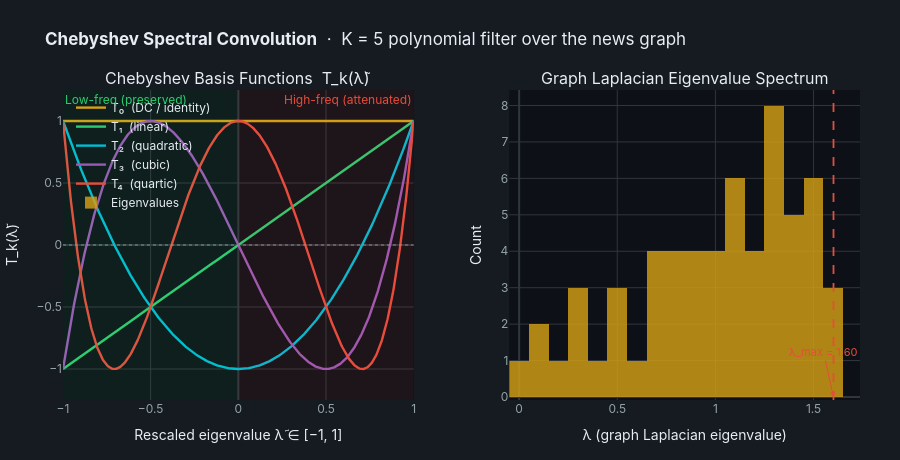

Source (notebook cell):
### Markdown cell above
---
## 4 · Chebyshev Spectral Convolution

After graph construction, node features are aggregated via an order-$K$ Chebyshev expansion of the graph signal:

$$\mathbf{z} = \sum_{k=0}^{K-1} \theta_k \, T_k\!\left(\tilde{L}\right)\mathbf{x}, \qquad \tilde{L} = \tfrac{2}{\lambda_{\max}}L_{\text{norm}} - I$$

- $T_k$ are Chebyshev polynomials on $[-1,1]$, computed by the recursion $T_k(x) = 2x\,T_{k-1}(x) - T_{k-2}(x)$
- $\lambda_{\max}$ = largest eigenvalue of the normalised Laplacian
- $\theta_k$ are **learnable filter coefficients**
- A residual skip connection adds the un-convolved input: $\mathbf{z} \mathrel{+}= \mathbf{x}$

This is a *spectral* low-pass filter: low-frequency (smooth) graph signals are preserved, high-frequency (noisy) ones are attenuated.

### Code cell
import scipy.linalg as sla

# ── Graph Laplacian from the 60-node news graph ───────────────────────────────
D_mat   = np.diag(adj_knn.sum(axis=1))
D_inv_s = np.diag(1.0 / (np.sqrt(D_mat.diagonal() + 1e-6)))
L_norm  = D_inv_s @ (D_mat - adj_knn) @ D_inv_s   # symmetric normalised

eigvals = np.sort(sla.eigvalsh(L_norm))
lam_max = float(eigvals[-1])
print(f"λ_max = {lam_max:.4f}   (all λ ∈ [0, 2] for normalised Laplacian)")

# ── Chebyshev polynomials over [-1, 1] ────────────────────────────────────────
K     = 5
x_ch  = np.linspace(-1, 1, 600)
T     = [np.ones_like(x_ch), x_ch.copy()]
for _ in range(2, K):
    T.append(2 * x_ch * T[-1] - T[-2])

cheb_colors = [GOLD, GREEN, CYAN, PURP, RED]
cheb_labels = [f"T₀  (DC / identity)", f"T₁  (linear)",
               f"T₂  (quadratic)", f"T₃  (cubic)", f"T₄  (quartic)"]

# ── Figure ───────────────────────────────────────────────────────────────────
fig = make_subplots(
    rows=1, cols=2,
    subplot_titles=["Chebyshev Basis Functions  T_k(λ̃)", "Graph Laplacian Eigenvalue Spectrum"],
    horizontal_spacing=0.12,
)

# Left — polynomial curves
for k, (Tk, col, lbl) in enumerate(zip(T, cheb_colors, cheb_labels)):
    fig.add_trace(go.Scatter(
        x=x_ch, y=Tk, mode="lines", name=lbl,
        line=dict(color=col, width=2.4),
        hovertemplate=f"λ̃=%{{x:.3f}}<br>T{k}=%{{y:.3f}}<extra>{lbl}</extra>",
    ), row=1, col=1)

fig.add_hline(y=0, line_dash="dot", line_color=GRAY, line_width=0.8, row=1, col=1)

# Right — eigenvalue histogram
fig.add_trace(go.Histogram(
    x=eigvals, nbinsx=20,
    marker_color=GOLD, opacity=0.82,
    name="Eigenvalues",
    hovertemplate="λ = %{x:.3f}<br>Count = %{y}<extra></extra>",
), row=1, col=2)

fig.add_vline(x=lam_max, line_dash="dash", line_color=RED, line_width=1.8, row=1, col=2)
fig.add_annotation(
    x=lam_max, y=0, yref="paper", text=f"λ_max = {lam_max:.2f}",
    arrowcolor=RED, arrowhead=2, ay=-45, font=dict(color=RED, size=11), row=1, col=2,
)

# Shade "low-pass" region (left half of spectrum)
fig.add_vrect(x0=-1, x1=0, fillcolor="rgba(46,204,113,0.07)",
              line_width=0, annotation_text="Low-freq (preserved)",
              annotation_font_color=GREEN, annotation_position="top left",
              row=1, col=1)
fig.add_vrect(x0=0, x1=1, fillcolor="rgba(231,76,60,0.07)",
              line_width=0, annotation_text="High-freq (attenuated)",
              annotation_font_color=RED, annotation_position="top right",
              row=1, col=1)

fig.update_layout(
    height=460, showlegend=True,
    legend=dict(bgcolor="rgba(0,0,0,0)", x=0.01, y=0.99, font=dict(color=TXT)),
    **_dark(title=dict(
        text="<b>Chebyshev Spectral Convolution</b>  ·  K = 5 polynomial filter over the news graph",
        font=dict(color=TXT, size=17))),
)
fig.update_xaxes(title_text="Rescaled eigenvalue λ̃ ∈ [−1, 1]", gridcolor=GRID,
                 zerolinecolor=GRID, tickfont=dict(color=GRAY), row=1, col=1)
fig.update_yaxes(title_text="T_k(λ̃)", gridcolor=GRID, zerolinecolor=GRID,
                 range=[-1.25, 1.25], tickfont=dict(color=GRAY), row=1, col=1)
fig.update_xaxes(title_text="λ (graph Laplacian eigenvalue)", gridcolor=GRID,
                 zerolinecolor=GRID, tickfont=dict(color=GRAY), row=1, col=2)
fig.update_yaxes(title_text="Count", gridcolor=GRID, zerolinecolor=GRID,
                 tickfont=dict(color=GRAY), row=1, col=2)
fig.show()

### Figure 1 — Plotly figure (JSON) as saved in the notebook; plotly's stock layout.template omitted (floating-point values rounded to 4 significant figures; data arrays with more than 128 entries replaced by an {"elided": "..."} marker saying what was removed)
{"data": [{"hovertemplate": "λ̃=%{x:.3f}<br>T0=%{y:.3f}<extra>T₀  (DC / identity)</extra>", "line": {"color": "#D4A017", "width": 2.4}, "mode": "lines", "name": "T₀  (DC / identity)", "type": "scatter", "x": {"elided": "600 float values"}, "xaxis": "x", "y": {"elided": "600 float values"}, "yaxis": "y"}, {"hovertemplate": "λ̃=%{x:.3f}<br>T1=%{y:.3f}<extra>T₁  (linear)</extra>", "line": {"color": "#2ECC71", "width": 2.4}, "mode": "lines", "name": "T₁  (linear)", "type": "scatter", "x": {"elided": "600 float values"}, "xaxis": "x", "y": {"elided": "600 float values"}, "yaxis": "y"}, {"hovertemplate": "λ̃=%{x:.3f}<br>T2=%{y:.3f}<extra>T₂  (quadratic)</extra>", "line": {"color": "#00BCD4", "width": 2.4}, "mode": "lines", "name": "T₂  (quadratic)", "type": "scatter", "x": {"elided": "600 float values"}, "xaxis": "x", "y": {"elided": "600 float values"}, "yaxis": "y"}, {"hovertemplate": "λ̃=%{x:.3f}<br>T3=%{y:.3f}<extra>T₃  (cubic)</extra>", "line": {"color": "#9B59B6", "width": 2.4}, "mode": "lines", "name": "T₃  (cubic)", "type": "scatter", "x": {"elided": "600 float values"}, "xaxis": "x", "y": {"elided": "600 float values"}, "yaxis": "y"}, {"hovertemplate": "λ̃=%{x:.3f}<br>T4=%{y:.3f}<extra>T₄  (quartic)</extra>", "line": {"color": "#E74C3C", "width": 2.4}, "mode": "lines", "name": "T₄  (quartic)", "type": "scatter", "x": {"elided": "600 float values"}, "xaxis": "x", "y": {"elided": "600 float values"}, "yaxis": "y"}, {"hovertemplate": "λ = %{x:.3f}<br>Count = %{y}<extra></extra>", "marker": {"color": "#D4A017"}, "name": "Eigenvalues", "nbinsx": 20, "opacity": 0.82, "type": "histogram", "x": [-1.258e-16, 0.0604, 0.09434, 0.2434, 0.2619, 0.2923, 0.3369, 0.4114, 0.477, 0.5425, 0.5495, 0.6159, 0.6523, 0.678, 0.7008, 0.7088, 0.7668, 0.7806, 0.8036, 0.8424, 0.8524, 0.8904, 0.9222, 0.9414, 0.9657, 0.9921, 1.006, 1.043, 1.066, 1.067, 1.099, 1.109, 1.124, 1.136, 1.179, 1.212, 1.233, 1.249, 1.26, 1.271, 1.282, 1.291, 1.306, 1.332, 1.34, 1.345, 1.356, 1.371, 1.375, 1.408, 1.448, 1.463, 1.479, 1.482, 1.499, 1.518, 1.526, 1.563, 1.577, 1.602], "xaxis": "x2", "yaxis": "y2"}], "layout": {"annotations": [{"font": {"size": 16}, "showarrow": false, "text": "Chebyshev Basis Functions  T_k(λ̃)", "x": 0.22, "xanchor": "center", "xref": "paper", "y": 1, "yanchor": "bottom", "yref": "paper"}, {"font": {"size": 16}, "showarrow": false, "text": "Graph Laplacian Eigenvalue Spectrum", "x": 0.78, "xanchor": "center", "xref": "paper", "y": 1, "yanchor": "bottom", "yref": "paper"}, {"arrowcolor": "#E74C3C", "arrowhead": 2, "ay": -45, "font": {"color": "#E74C3C", "size": 11}, "text": "λ_max = 1.60", "x": 1.602, "xref": "x2", "y": 0, "yref": "y2"}, {"font": {"color": "#2ECC71"}, "showarrow": false, "text": "Low-freq (preserved)", "x": -1, "xanchor": "left", "xref": "x", "y": 1, "yanchor": "top", "yref": "y domain"}, {"font": {"color": "#E74C3C"}, "showarrow": false, "text": "High-freq (attenuated)", "x": 1, "xanchor": "right", "xref": "x", "y": 1, "yanchor": "top", "yref": "y domain"}], "font": {"color": "#E6EDF3", "family": "Inter, Arial, sans-serif"}, "height": 460, "hoverlabel": {"align": "left", "bgcolor": "#1C2333", "bordercolor": "#D4A017", "font": {"color": "#E6EDF3", "size": 12}, "namelength": -1}, "legend": {"bgcolor": "rgba(0,0,0,0)", "font": {"color": "#E6EDF3"}, "x": 0.01, "y": 0.99}, "margin": {"b": 60, "l": 60, "r": 40, "t": 90}, "paper_bgcolor": "#161B22", "plot_bgcolor": "#0D1117", "shapes": [{"line": {"color": "#95A5A6", "dash": "dot", "width": 0.8}, "type": "line", "x0": 0, "x1": 1, "xref": "x domain", "y0": 0, "y1": 0, "yref": "y"}, {"line": {"color": "#E74C3C", "dash": "dash", "width": 1.8}, "type": "line", "x0": 1.602, "x1": 1.602, "xref": "x2", "y0": 0, "y1": 1, "yref": "y2 domain"}, {"fillcolor": "rgba(46,204,113,0.07)", "line": {"width": 0}, "type": "rect", "x0": -1, "x1": 0, "xref": "x", "y0": 0, "y1": 1, "yref": "y domain"}, {"fillcolor": "rgba(231,76,60,0.07)", "line": {"width": 0}, "type": "rect", "x0": 0, "x1": 1, "xref": "x", "y0": 0, "y1": 1, "yref": "y domain"}], "showlegend": true, "title": {"font": {"color": "#E6EDF3", "size": 17}, "text": "<b>Chebyshev Spectral Convolution</b>  ·  K = 5 polynomial filter over the news graph"}, "xaxis": {"anchor": "y", "domain": [0, 0.44], "gridcolor": "#30363D", "tickfont": {"color": "#95A5A6"}, "title": {"text": "Rescaled eigenvalue λ̃ ∈ [−1, 1]"}, "zerolinecolor": "#30363D"}, "xaxis2": {"anchor": "y2", "domain": [0.56, 1], "gridcolor": "#30363D", "tickfont": {"color": "#95A5A6"}, "title": {"text": "λ (graph Laplacian eigenvalue)"}, "zerolinecolor": "#30363D"}, "yaxis": {"anchor": "x", "domain": [0, 1], "gridcolor": "#30363D", "range": [-1.25, 1.25], "tickfont": {"color": "#95A5A6"}, "title": {"text": "T_k(λ̃)"}, "zerolinecolor": "#30363D"}, "yaxis2": {"anchor": "x2", "domain": [0, 1], "gridcolor": "#30363D", "tickfont": {"color": "#95A5A6"}, "title": {"text": "Count"}, "zerolinecolor": "#30363D"}}}
